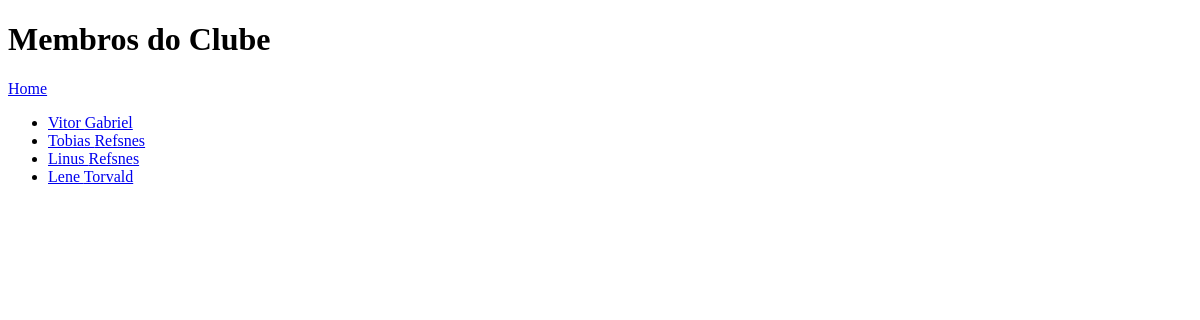
/membros/, run on an earlier commit of the app's database.
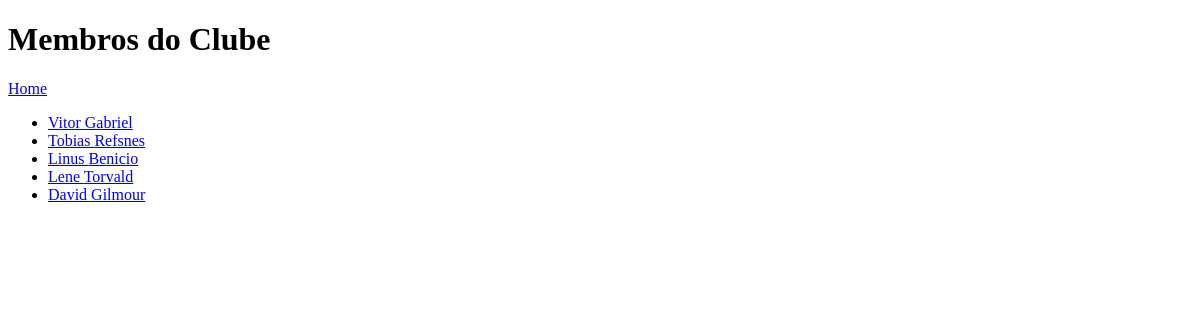
And on a later commit of the database.
### MyAppMembers/models.py (models this page shows)
class Membros(models.Model):
    firstname = models.CharField(max_length=30)
    lastname = models.CharField(max_length=30)
    telefone = models.IntegerField(null=True)
    data_entrada = models.DateField(null=True)

### MyAppMembers/views.py (the view)
# urls.py: path('membros/', views.membros, name='membros' ),
def membros (request):
    myMembers = Membros.objects.all().values()
    myTemplate = loader.get_template('lista_membros.html')
    context = {'myMembers': myMembers}
    return HttpResponse(myTemplate.render(context, request))

### MyAppMembers/templates/lista_membros.html (shortened to what this page needs)
{% extends "master.html" %}
{% block content %}
    <h1>Membros do Clube</h1>
    <p><a href="/">Home</a></p>
<ul>
  {% for x in myMembers %}
    <li>
        <a href="detalhes/{{ x.id }}">
            {{ x.firstname }} {{ x.lastname }}
        </a>
    </li>
  {% endfor %}
</ul>
{% endblock %}

### MyAppMembers/templates/master.html (shortened to what this page needs)
<!DOCTYPE html>
<html>
<head>
</head>
<body>
{% block content %}
{% endblock %}
</body>
</html>

What changed in the data, as far as the page shows it:
changed Membros "Linus": lastname "Refsnes" → "Benicio"
added Membros: firstname "David", lastname "Gilmour"
